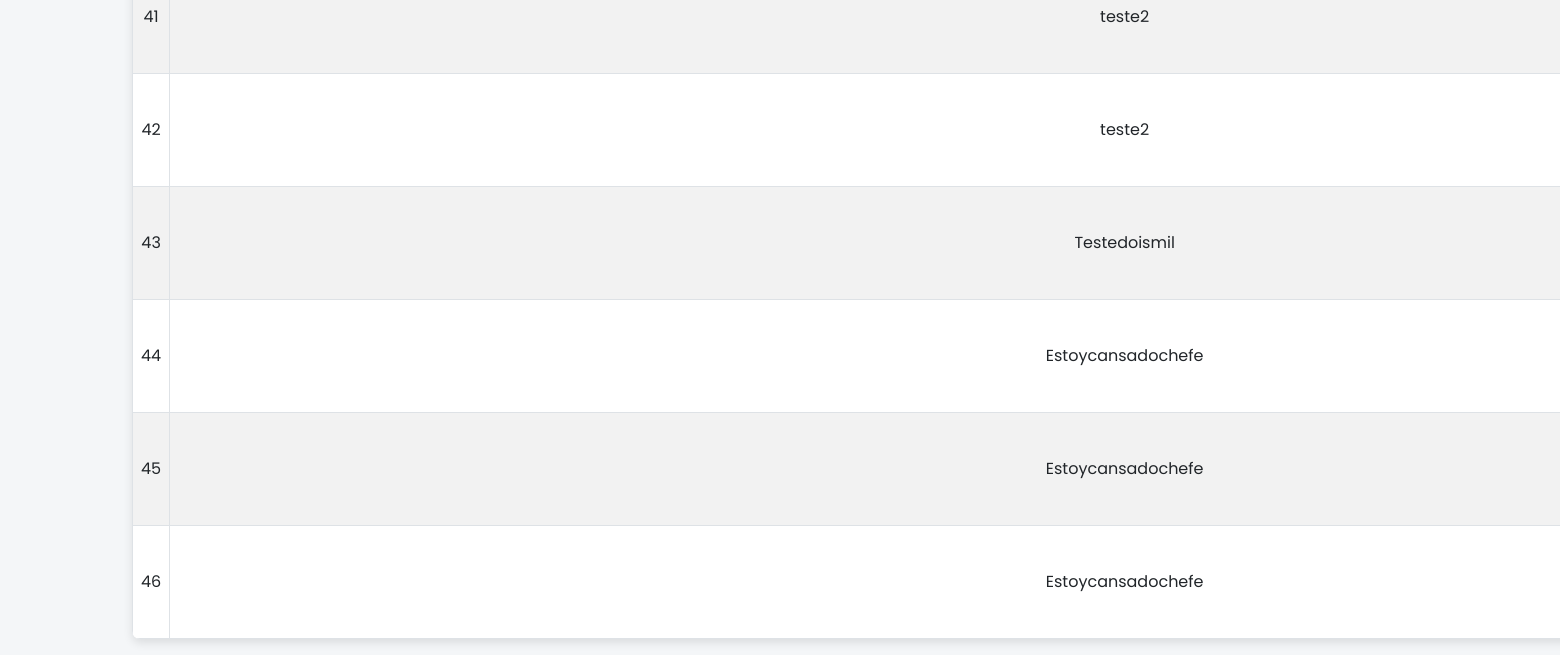
Page /listagem/ (lower part) on the earlier database version.
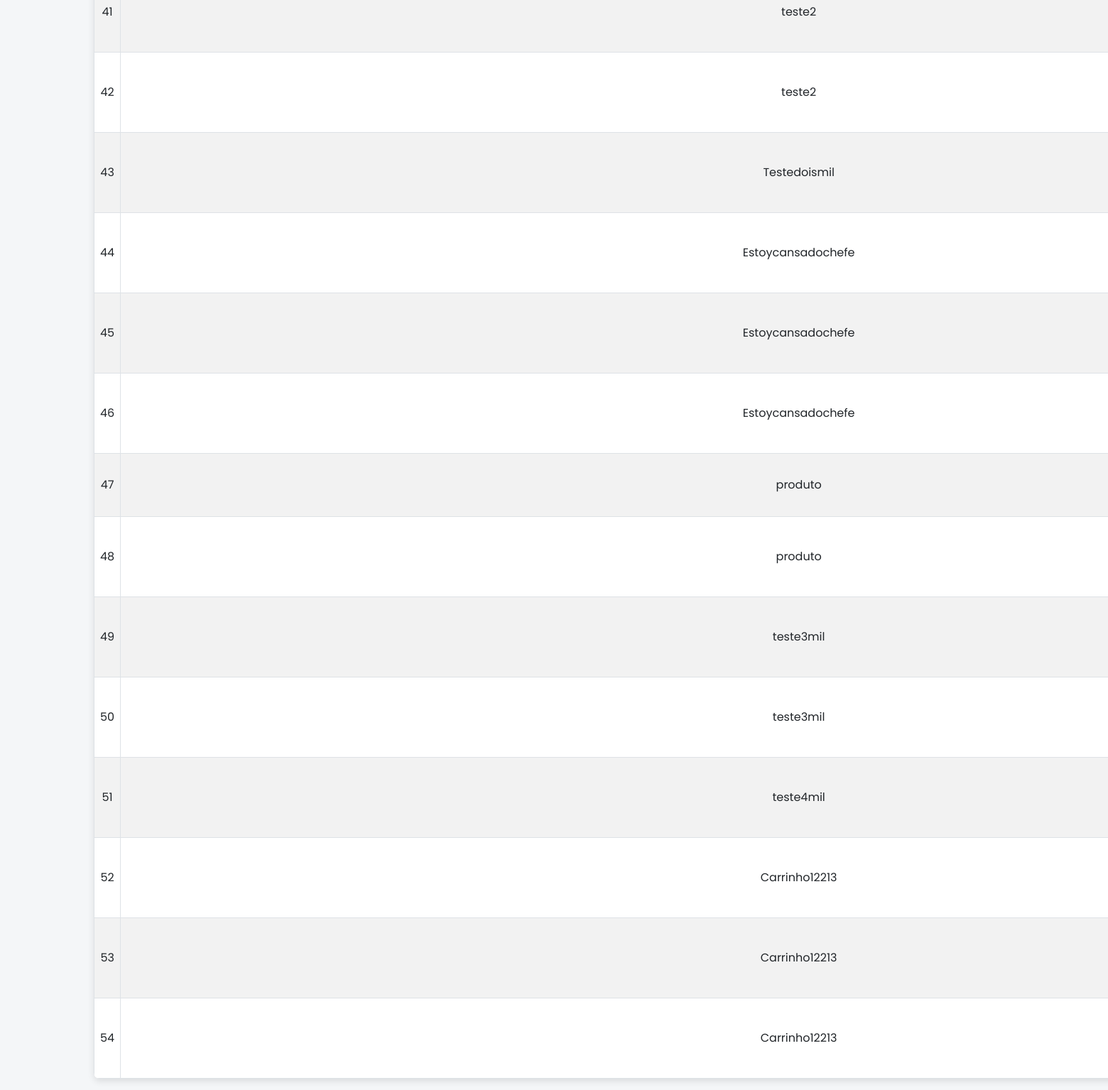
Same page on the later database version.
### loja/models.py (models this page shows)
class Produto(models.Model):
    id_produto = models.AutoField(primary_key=True)  # Definindo id_produto como chave primária
    nome = models.CharField(max_length=100)
    preco = models.DecimalField(max_digits=15, decimal_places=2, validators=[MinValueValidator(0.01)])
    quantidade_estoque = models.PositiveIntegerField(validators=[MinValueValidator(0)])
    data_criacao = models.DateTimeField(auto_now_add=True)

### loja/views.py (the view)
# urls.py: path('listagem/', views.listagem, name='listagem_produtos')
def listagem(request):
    produtos = {
        'produtos' : Produto.objects.all()
    }
    return render(request, 'produtos/listagem.html', produtos)

### loja/templates/produtos/listagem.html (shortened to what this page needs)
{% load static %}
<!doctype html>
<html lang="en">
  <head>
    <link href="https://cdn.jsdelivr.net/npm/bootstrap@5.0.2/dist/css/bootstrap.min.css" rel="stylesheet">
    <link rel="stylesheet" href="{% static 'css/listagem_estilizacao.css' %}">
  </head>
  <body>
    <div class="container mt-4">
      <table class="table table-bordered table-striped">
        <tbody id="product-table">
          {% for produto in produtos %}
          <tr>
            <td>{{ produto.id_produto }}</td>
            <td class="product-name">{{ produto.nome }}</td>
          </tr>
          {% endfor %}
        </tbody>
      </table>
    </div>
  </body>
</html>

Differences in the rows shown:
added Produto: id_produto "47", nome "produto"
added Produto: id_produto "48", nome "produto"
added Produto: id_produto "49", nome "teste3mil"
added Produto: id_produto "50", nome "teste3mil"
added Produto: id_produto "51", nome "teste4mil"
added Produto: id_produto "52", nome "Carrinho12213"
added Produto: id_produto "53", nome "Carrinho12213"
added Produto: id_produto "54", nome "Carrinho12213"
